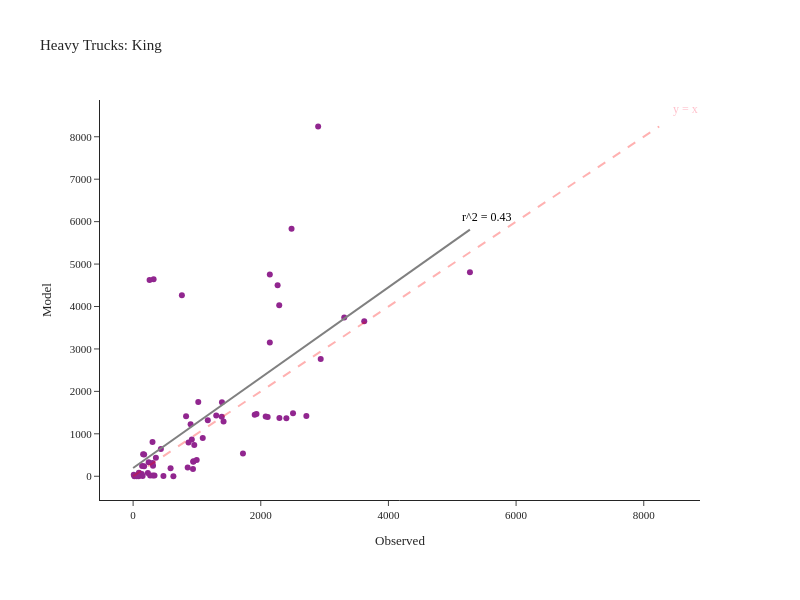

Notebook cell for this chart:
### Code cell
fig = create_truck_chart(df_daily_heavy, 'Heavy', 'King')
fig.show()
